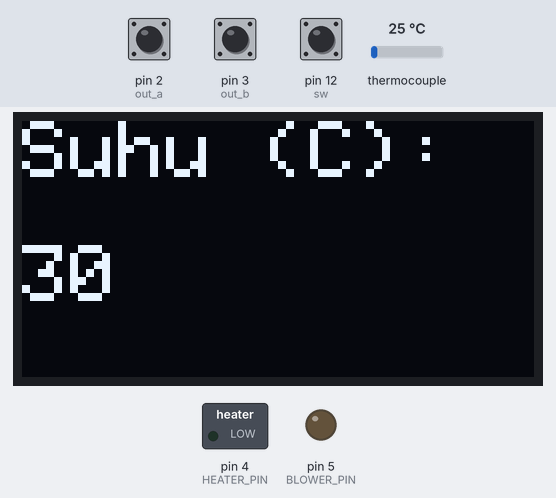
The sketch below on a simulated Arduino Uno, built with avr-gcc and run on an emulated ATmega328P. Shown: 128×64 one-colour display, switched loads named in the sketch (green lamp = pin HIGH), output pins drawn as LEDs (lit = HIGH). The test bench sets the inputs (shaded band); at power-on: pin 12 (sw) HIGH, thermocouple 25 °C, pin 2 (out_a) HIGH, pin 3 (out_b) HIGH. The display library's start-up logo is not drawn; what the sketch prints to the serial monitor is not drawn.

Above: at 3.3 s.
3.4 s: pin 12 (sw) pulled LOW for 1 s
At 4.5 s:
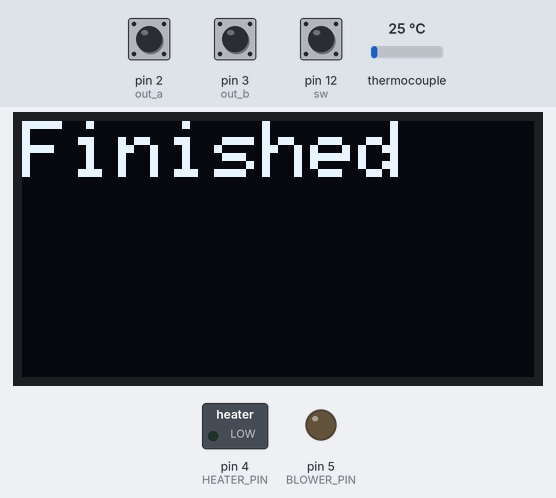
7.4 s: pin 12 (sw) pulled LOW for 3.2 s
At 13.3 s:
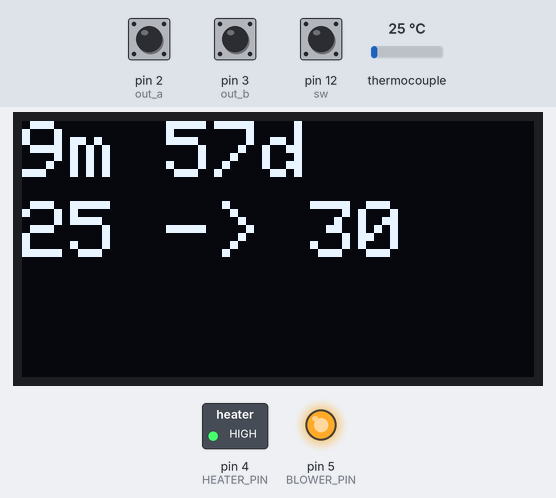
13.6 s: thermocouple set to 32 °C
At 16.3 s:
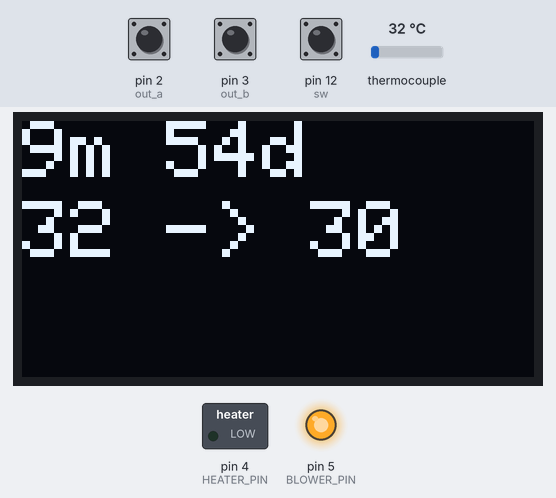
16.6 s: thermocouple set to 6 °C
At 18.2 s:
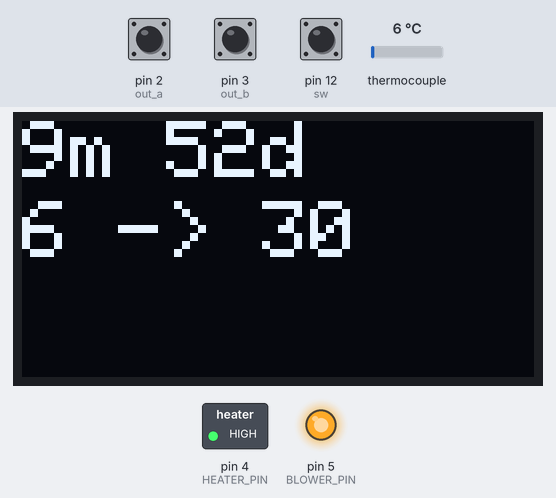
19.0 s: thermocouple set to 75 °C
At 21.1 s:
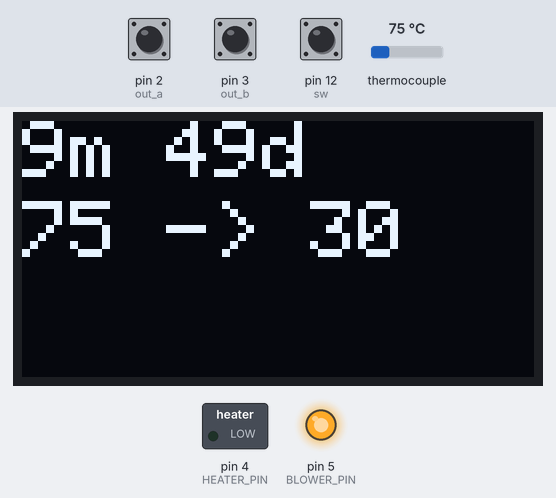
Timing chart, 0 to 22.6 s (numbered marks = the images above; inputs shaded):
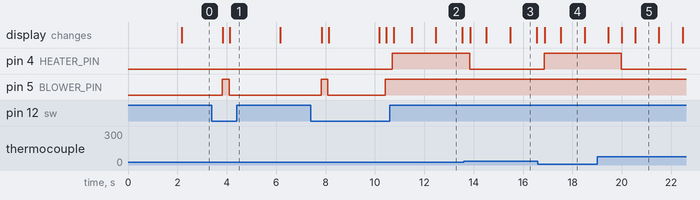

The sketch:

SVC_1.0_CODE.ino
```cpp
/*
Low-cost Sous vide Cooker
version 1.0
Using libraries:
- Adafruit SSD1306 for OLED display - learn.adafruit.com
- Rotary encoder switch - www.belajarduino.com
*/

#include <SPI.h>
#include <Wire.h>
#include <Adafruit_GFX.h>
#include <Adafruit_SSD1306.h>
#include "max6675.h"

#define DEBUG
#define SCREEN_WIDTH 128 // OLED display width, in pixels
#define SCREEN_HEIGHT 64 // OLED display height, in pixels

// Declaration for an SSD1306 display connected to I2C (SDA, SCL pins)
#define OLED_RESET     -1 // Reset pin # (or -1 if sharing Arduino reset pin)
Adafruit_SSD1306 display(SCREEN_WIDTH, SCREEN_HEIGHT, &Wire, OLED_RESET);

int SCK_PIN = 9;
int CS_PIN = 10;
int SO_PIN = 11;
MAX6675 thermocouple(SCK_PIN, CS_PIN, SO_PIN);

int mode;
const int REQ_TEMPERATURE = 0;
const int REQ_DURATION = 1;
const int HEATING = 2;

int HEATER_PIN = 4;
int BLOWER_PIN = 5;

int out_a = 2;
int out_b = 3;
int sw = 12;

volatile int lastEncoded = 0;
volatile long encoderValue = 0;
long lastencoderValue = 0;
int lastMSB = 0;
int lastLSB = 0;

double temp_desired, temp_sensor;
unsigned long time_start, time_now, duration;

int swState = LOW;
long lastDebounceTime = 0;
long debounceDelay = 50;
unsigned long previousMillisControl = 0;
unsigned long previousMillisReadTemp = 0;


void setup() {
#ifdef DEBUG
  Serial.begin(9600);
#endif
  // SSD1306_SWITCHCAPVCC = generate display voltage from 3.3V internally
  if (!display.begin(SSD1306_SWITCHCAPVCC, 0x3C)) { // Address 0x3D for 128x64
#ifdef DEBUG
    Serial.println(F("SSD1306 allocation failed"));
#endif
    for (;;); // Don't proceed, loop forever
  }

  // Show initial display buffer contents on the screen --
  // the library initializes this with an Adafruit splash screen.
  display.display();
  delay(2000); // Pause for 2 seconds

  // Clear the buffer
  display.clearDisplay();

  pinMode(HEATER_PIN, OUTPUT);
  pinMode(BLOWER_PIN, OUTPUT);
  digitalWrite(HEATER_PIN, LOW);
  digitalWrite(BLOWER_PIN, LOW);

  pinMode(out_a, INPUT_PULLUP);
  pinMode(out_b, INPUT_PULLUP);
  pinMode(sw, INPUT_PULLUP);
  attachInterrupt(0, updateEncoder, CHANGE);
  attachInterrupt(1, updateEncoder, CHANGE);

  mode = REQ_TEMPERATURE;
#ifdef DEBUG
  Serial.println(F("====================================="));
  Serial.println(F("===== Low-cost Sous Vide Cooker ====="));
  Serial.println(F("====================================="));
#endif
}


void loop() {
  if (mode == REQ_TEMPERATURE) {
    // requesting temperature to user
    display.clearDisplay();
    display.setTextSize(2);
    display.setTextColor(WHITE);
    display.setCursor(0, 0);
    display.print("Suhu (C):");

    temp_desired = 30 + encoderValue;
#ifdef DEBUG
    Serial.print(F("User wants temperature at ")); Serial.println(temp_desired);
#endif
    display.setCursor(0, 31);
    display.print((int)temp_desired);
    swState = digitalRead(sw);
    //Serial.print(swState);
    if (swState == LOW) {
      mode = REQ_DURATION;

      encoderValue = 0;
    }

    //Serial.println(mode);
    display.display();
    delay(250);
  }

  else if (mode == REQ_DURATION) {
    // requesting duration to user
    display.clearDisplay();
    display.setTextSize(2);
    display.setTextColor(WHITE);
    display.setCursor(0, 0);
    display.print("Durasi");
    display.setCursor(0, 20);
    display.print("(menit):");

    unsigned long duration_mins = 10 + encoderValue;
    display.setCursor(0, 40);
    display.print(duration_mins);
#ifdef DEBUG
    Serial.print(F("User wants duration at ")); Serial.println(duration_mins);
#endif
    swState = digitalRead(sw);
    //Serial.print(swState);
    if (swState == LOW) {
      duration = duration_mins * 60 * 1000;
      time_start = millis();
#ifdef DEBUG
      Serial.println(duration);
      Serial.println(time_start);
#endif
      digitalWrite(BLOWER_PIN, HIGH);

      encoderValue = 0;
      mode = HEATING;
    }
    //Serial.println(mode);
    display.display();
    delay(250);
  }

  else if (mode == HEATING) {
    // heating
    time_now = millis();
    swState = digitalRead(sw);

    // read temperature
    unsigned long currentMillisReadTemp = millis();
    if (currentMillisReadTemp - previousMillisReadTemp >= 1000) {
      previousMillisReadTemp = currentMillisReadTemp;
      temp_sensor = thermocouple.readCelsius();
    }
#ifdef DEBUG
    Serial.println(temp_sensor);
#endif
    if ((time_now - time_start > duration) || !swState) {
      display.clearDisplay();
      display.setTextSize(2);
      display.setCursor(0,0);
      display.print("Finished");
#ifdef DEBUG
      Serial.println(F("Finished cooking!"));
#endif
      digitalWrite(BLOWER_PIN, LOW);
      digitalWrite(HEATER_PIN, LOW);
      display.display();
      delay(2000);
      mode = REQ_TEMPERATURE;
    } else {
      // control heater and display
      unsigned long currentMillisControl = millis();
      if (currentMillisControl - previousMillisControl >= 100) {
        previousMillisControl = currentMillisControl;
        unsigned long time_left = (duration - (time_now - time_start)) / 1000;
        unsigned int time_left_hrs = time_left / 3600;
        unsigned int time_left_mins = (time_left / 60) % 60;
        unsigned int time_left_secs = time_left % 60;

        String templeft = String((int)temp_sensor) + " -> " + String((int)temp_desired);
        String timeleft = "";
        if (time_left_hrs != 0) {
          timeleft += String(time_left_hrs);
          timeleft += "j ";
        }

        if (time_left_mins != 0 || time_left_hrs != 0) {
          timeleft += String(time_left_mins);
          timeleft += "m ";
        }
        timeleft += String(time_left_secs); timeleft += "d";
        display.clearDisplay();
        display.setTextSize(2);
        display.setCursor(0,0);
        display.print(timeleft);
        display.setCursor(0,20);
        display.print(templeft);
#ifdef DEBUG
        Serial.println(timeleft);
#endif
        if (temp_sensor < temp_desired) {
          digitalWrite(HEATER_PIN, HIGH);
        } else {
          digitalWrite(HEATER_PIN, LOW);
        }
      }
    }
    display.display();
  }
}

void updateEncoder() {
  int MSB = digitalRead(out_a); //MSB = most significant bit
  int LSB = digitalRead(out_b); //LSB = least significant bit

  int encoded = (MSB << 1) | LSB; //converting the 2 pin value to single number
  int sum  = (lastEncoded << 2) | encoded; //adding it to the previous encoded value

  if (sum == 0b1101) encoderValue++;
  if (sum == 0b1110) encoderValue--;

  lastEncoded = encoded; //store this value for next time
}
```

Measured:
- the behaviour switches between 29 and 30 °C on thermocouple (found by bisection; images 2 and 3)
- after the input at 3.4 s, pin 5 (BLOWER_PIN): LOW → HIGH after 0.42 s, → LOW 0.28 s later; the display: first changes after 0.44 s (image 1 shows a later state)
- after the input at 7.4 s, pin 4 (HEATER_PIN): LOW → HIGH after 3.3 s; pin 5 (BLOWER_PIN): LOW → HIGH after 0.42 s, → LOW 0.28 s later, → HIGH 2.3 s later; the display: first changes after 0.44 s (image 2 shows a later state)
- after the input at 13.6 s, pin 4 (HEATER_PIN): HIGH → LOW after 0.23 s
- after the input at 16.6 s, pin 4 (HEATER_PIN): LOW → HIGH after 0.25 s
- after the input at 19.0 s, pin 4 (HEATER_PIN): HIGH → LOW after 0.97 s
- what the display in image 2 shows lasts 1.0 s, from 12.5 s to 13.5 s
